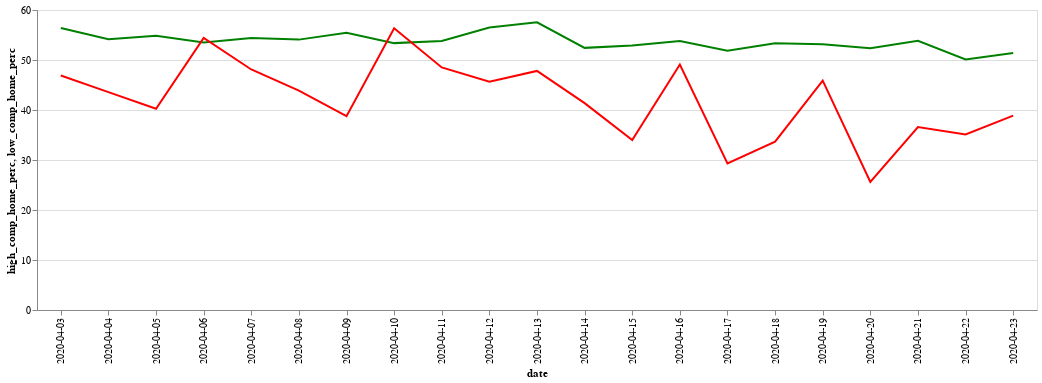

Notebook source saved alongside this figure:
### Code cell
base = alt.Chart(df2.reset_index()).encode(x='date'
).properties(width = 1000)
alt.layer(
    base.mark_line(color='green').encode(y='high_comp_home_perc'),
    base.mark_line(color='red').encode(y='low_comp_home_perc')
).interactive()

### Figure 1 — Vega-Lite specification as saved in the notebook (floating-point values rounded to 4 significant figures)
{"config": {"view": {"continuousWidth": 400, "continuousHeight": 300}}, "layer": [{"mark": {"type": "line", "color": "green"}, "encoding": {"x": {"type": "nominal", "field": "date"}, "y": {"type": "quantitative", "field": "high_comp_home_perc"}}, "selection": {"selector002": {"type": "interval", "bind": "scales", "encodings": ["x", "y"]}}, "width": 1000}, {"mark": {"type": "line", "color": "red"}, "encoding": {"x": {"type": "nominal", "field": "date"}, "y": {"type": "quantitative", "field": "low_comp_home_perc"}}, "width": 1000}], "data": {"name": "data-2851e2a0d55fbea9f436abd69177c29e"}, "$schema": "https://vega.github.io/schema/vega-lite/v4.8.1.json", "datasets": {"data-2851e2a0d55fbea9f436abd69177c29e": [{"index": 1, "date": "2020-04-13", "high_comp_home_perc": 57.53, "low_comp_home_perc": 47.82}, {"index": 7, "date": "2020-04-12", "high_comp_home_perc": 56.51, "low_comp_home_perc": 45.66}, {"index": 12, "date": "2020-04-20", "high_comp_home_perc": 52.36, "low_comp_home_perc": 25.61}, {"index": 32, "date": "2020-04-22", "high_comp_home_perc": 50.1, "low_comp_home_perc": 35.12}, {"index": 42, "date": "2020-04-19", "high_comp_home_perc": 53.15, "low_comp_home_perc": 45.89}, {"index": 72, "date": "2020-04-10", "high_comp_home_perc": 53.38, "low_comp_home_perc": 56.35}, {"index": 73, "date": "2020-04-23", "high_comp_home_perc": 51.39, "low_comp_home_perc": 38.88}, {"index": 87, "date": "2020-04-21", "high_comp_home_perc": 53.84, "low_comp_home_perc": 36.61}, {"index": 111, "date": "2020-04-09", "high_comp_home_perc": 55.46, "low_comp_home_perc": 38.78}, {"index": 112, "date": "2020-04-17", "high_comp_home_perc": 51.88, "low_comp_home_perc": 29.32}, {"index": 173, "date": "2020-04-08", "high_comp_home_perc": 54.08, "low_comp_home_perc": 43.88}, {"index": 195, "date": "2020-04-15", "high_comp_home_perc": 52.91, "low_comp_home_perc": 33.97}, {"index": 221, "date": "2020-04-03", "high_comp_home_perc": 56.4, "low_comp_home_perc": 46.9}, {"index": 230, "date": "2020-04-11", "high_comp_home_perc": 53.8, "low_comp_home_perc": 48.51}, {"index": 231, "date": "2020-04-06", "high_comp_home_perc": 53.52, "low_comp_home_perc": 54.41}, {"index": 248, "date": "2020-04-04", "high_comp_home_perc": 54.13, "low_comp_home_perc": 43.58}, {"index": 250, "date": "2020-04-14", "high_comp_home_perc": 52.43, "low_comp_home_perc": 41.37}, {"index": 252, "date": "2020-04-18", "high_comp_home_perc": 53.37, "low_comp_home_perc": 33.68}, {"index": 341, "date": "2020-04-16", "high_comp_home_perc": 53.79, "low_comp_home_perc": 49.08}, {"index": 356, "date": "2020-04-07", "high_comp_home_perc": 54.39, "low_comp_home_perc": 48.1}, {"index": 361, "date": "2020-04-05", "high_comp_home_perc": 54.87, "low_comp_home_perc": 40.24}]}}
